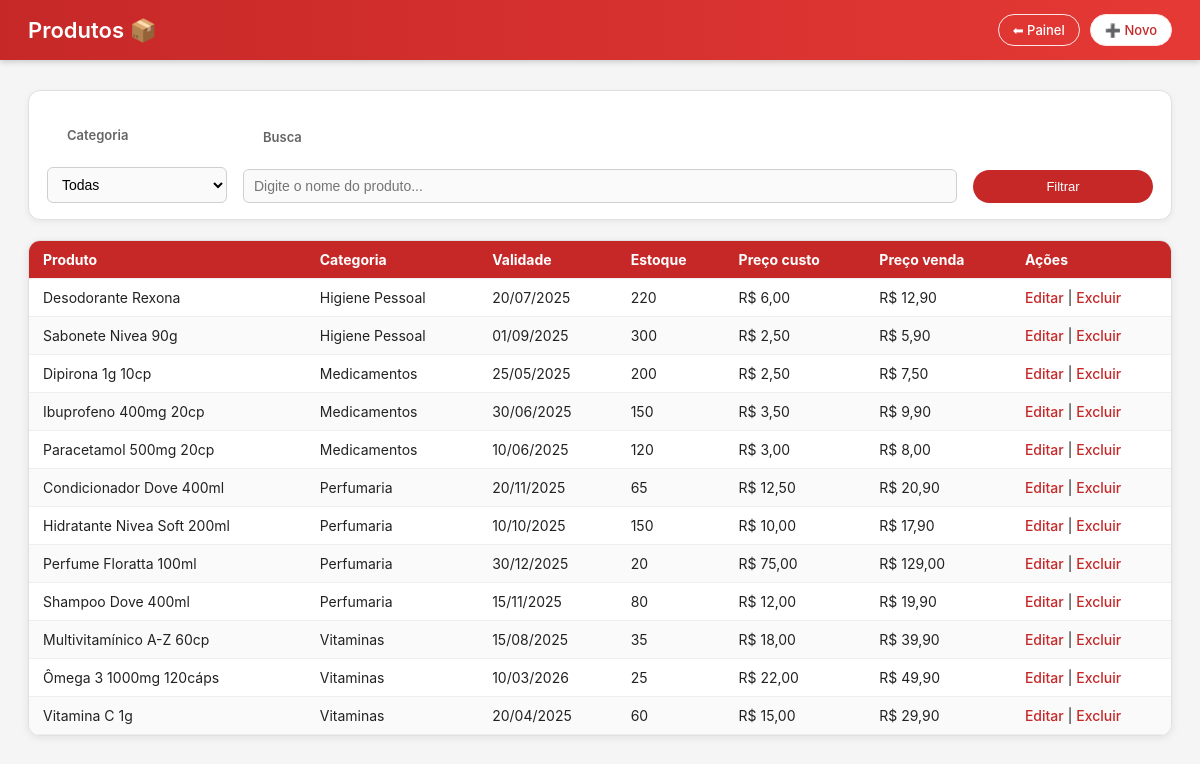
The page /produtos_listar.php (signed in) on the database its author committed.
### tables this page shows
CREATE TABLE produto (
  id INT AUTO_INCREMENT PRIMARY KEY,
  nome VARCHAR(200) NOT NULL,
  id_categoria INT NOT NULL,
  data_validade DATE,
  estoque_atual INT DEFAULT 0,
  preco_custo DECIMAL(10,2) DEFAULT 0.00,
  preco_venda DECIMAL(10,2) DEFAULT 0.00,
  margem_min DECIMAL(5,2) DEFAULT 0.15,
  imposto DECIMAL(5,2) DEFAULT 0.18,
  codigo_barras VARCHAR(50) NULL,
  CONSTRAINT fk_prod_cat3 FOREIGN KEY (id_categoria) REFERENCES categoria(id)
);

CREATE TABLE categoria (
  id INT AUTO_INCREMENT PRIMARY KEY,
  nome VARCHAR(100) NOT NULL
);

### produtos_listar.php (the view, shortened to what this page needs)
<?php
include 'conexao.php';
$termoBusca = trim($_GET['busca'] ?? '');
$sql = "
    SELECT p.*, c.nome AS categoria_nome
    FROM produto p
    JOIN categoria c ON c.id = p.id_categoria
    WHERE 1=1
";
$sql .= " ORDER BY c.nome, p.nome";
$resultadoProdutos = $conn->query($sql);
?>
<!DOCTYPE html>
<html lang="pt-br">
<head>
    <link rel="stylesheet" href="style.css">
</head>
<body>
<header class="topo">
    <div class="topo-left">
        <h1>Produtos 📦</h1>
    </div>
    <div class="topo-right">
        <a href="index.php" class="btn">⬅ Painel</a>
        <a href="produto_novo.php" class="btn primary">➕ Novo</a>
    </div>
</header>
<main class="container">
    <form method="GET" class="toolbar toolbar-wrap">
        <div class="toolbar-item">
            <label class="muted">Categoria</label>
            <select name="categoria" class="input">
                <option value="0">Todas</option>
            </select>
        </div>
        <div class="toolbar-item flex-grow">
            <label class="muted">Busca</label>
            <input
                name="busca"
                class="input"
                placeholder="Digite o nome do produto..."
                value="<?php echo htmlspecialchars($termoBusca) ?>"
            >
        </div>
        <div class="toolbar-item">
            <button class="btn primary">Filtrar</button>
        </div>
    </form>
    <div class="tabela-wrapper">
        <table>
            <thead>
                <tr>
                    <th>Produto</th>
                    <th>Categoria</th>
                    <th>Validade</th>
                    <th>Estoque</th>
                    <th>Preço custo</th>
                    <th>Preço venda</th>
                    <th>Ações</th>
                </tr>
            </thead>
            <tbody>
                <?php if ($resultadoProdutos && $resultadoProdutos->num_rows > 0): ?>
                    <?php while ($produto = $resultadoProdutos->fetch_assoc()):
                        $dataValidade = $produto['data_validade']
                            ? date('d/m/Y', strtotime($produto['data_validade']))
                            : '-';
                        $precoCusto = 'R$ ' . number_format((float)$produto['preco_custo'], 2, ',', '.');
                        $precoVenda = 'R$ ' . number_format((float)$produto['preco_venda'], 2, ',', '.');
                    ?>
                        <tr>
                            <td><?php echo htmlspecialchars($produto['nome']) ?></td>
                            <td><?php echo htmlspecialchars($produto['categoria_nome']) ?></td>
                            <td><?php echo $dataValidade ?></td>
                            <td><?php echo (int)$produto['estoque_atual'] ?></td>
                            <td><?php echo $precoCusto ?></td>
                            <td><?php echo $precoVenda ?></td>
                            <td>
                                <a href="produto_editar.php?id=<?php echo $produto['id'] ?>">Editar</a> |
                                <a href="produto_excluir.php?id=<?php echo $produto['id'] ?>" onclick="return confirm('Confirma excluir?');">Excluir</a>
                            </td>
                        </tr>
                    <?php endwhile; ?>
                <?php else: ?>
                    <tr>
                        <td colspan="7">Nenhum produto encontrado.</td>
                    </tr>
                <?php endif; ?>
            </tbody>
        </table>
    </div>
</main>
</body>
</html>

### style.css (style rules this page uses)
* { margin: 0; padding: 0; box-sizing: border-box; }
body { font-family: 'Inter', system-ui, -apple-system, BlinkMacSystemFont, "Segoe UI", sans-serif; background: #f5f5f5; color: #222; }
a { text-decoration: none; color: inherit; }
.topo { background: linear-gradient(90deg, #c62828, #e53935); color: #ffffff; padding: 14px 28px; display: flex; align-items: center; justify-content: space-between; box-shadow: 0 2px 6px rgba(0,0,0,0.18); }
.topo-left h1 { font-size: 22px; font-weight: 600; }
.topo-right { display: flex; gap: 10px; align-items: center; font-size: 13px; }
.muted { opacity: 0.9; }
.btn { padding: 7px 14px; border-radius: 999px; border: 1px solid #ffe5e5; background: transparent; color: #fff; font-size: 13px; font-weight: 500; cursor: pointer; transition: 0.2s ease; }
.btn.primary { background: #ffffff; color: #c62828; }
.container { max-width: 1200px; margin: 30px auto 40px; padding: 0 28px; }
.toolbar { display: flex; flex-wrap: wrap; gap: 16px; align-items: flex-end; background: #ffffff; border-radius: 12px; padding: 16px 18px; border: 1px solid #e0e0e0; box-shadow: 0 2px 6px rgba(0,0,0,0.06); margin-bottom: 20px; }
.toolbar-item { display: flex; flex-direction: column; min-width: 180px; }
.flex-grow { flex: 1; }
.toolbar label { font-size: 13px; font-weight: 600; margin-bottom: 4px; color: #555; }
.toolbar .input, .toolbar select { padding: 8px 10px; border-radius: 6px; border: 1px solid #cfcfcf; background: #fafafa; font-size: 14px; }
.toolbar .btn.primary { background: #c62828; color: #ffffff; border: none; padding: 9px 18px; border-radius: 999px; }
.tabela-wrapper { background: #ffffff; border-radius: 12px; border: 1px solid #e0e0e0; overflow: hidden; box-shadow: 0 2px 8px rgba(0,0,0,0.08); }
table { width: 100%; border-collapse: collapse; font-size: 14px; }
thead { background: #c62828; color: #ffffff; }
th, td { padding: 10px 14px; border-bottom: 1px solid #eeeeee; text-align: left; }
tbody tr:nth-child(even) { background: #fafafa; }
td a { color: #c62828; font-weight: 500; }
.topo-direita, .muted { padding: 20px }
.cards, { padding: 20px }

### rows shown on the page
produto: nome "Desodorante Rexona", id_categoria.nome "Higiene Pessoal", data_validade "20/07/2025", estoque_atual "220", preco_custo "R$ 6,00", preco_venda "R$ 12,90"
produto: nome "Sabonete Nivea 90g", id_categoria.nome "Higiene Pessoal", data_validade "01/09/2025", estoque_atual "300", preco_custo "R$ 2,50", preco_venda "R$ 5,90"
produto: nome "Dipirona 1g 10cp", id_categoria.nome "Medicamentos", data_validade "25/05/2025", estoque_atual "200", preco_custo "R$ 2,50", preco_venda "R$ 7,50"
produto: nome "Ibuprofeno 400mg 20cp", id_categoria.nome "Medicamentos", data_validade "30/06/2025", estoque_atual "150", preco_custo "R$ 3,50", preco_venda "R$ 9,90"
produto: nome "Paracetamol 500mg 20cp", id_categoria.nome "Medicamentos", data_validade "10/06/2025", estoque_atual "120", preco_custo "R$ 3,00", preco_venda "R$ 8,00"
produto: nome "Condicionador Dove 400ml", id_categoria.nome "Perfumaria", data_validade "20/11/2025", estoque_atual "65", preco_custo "R$ 12,50", preco_venda "R$ 20,90"
produto: nome "Hidratante Nivea Soft 200ml", id_categoria.nome "Perfumaria", data_validade "10/10/2025", estoque_atual "150", preco_custo "R$ 10,00", preco_venda "R$ 17,90"
produto: nome "Perfume Floratta 100ml", id_categoria.nome "Perfumaria", data_validade "30/12/2025", estoque_atual "20", preco_custo "R$ 75,00", preco_venda "R$ 129,00"
produto: nome "Shampoo Dove 400ml", id_categoria.nome "Perfumaria", data_validade "15/11/2025", estoque_atual "80", preco_custo "R$ 12,00", preco_venda "R$ 19,90"
produto: nome "Multivitamínico A-Z 60cp", id_categoria.nome "Vitaminas", data_validade "15/08/2025", estoque_atual "35", preco_custo "R$ 18,00", preco_venda "R$ 39,90"
produto: nome "Ômega 3 1000mg 120cáps", id_categoria.nome "Vitaminas", data_validade "10/03/2026", estoque_atual "25", preco_custo "R$ 22,00", preco_venda "R$ 49,90"
produto: nome "Vitamina C 1g", id_categoria.nome "Vitaminas", data_validade "20/04/2025", estoque_atual "60", preco_custo "R$ 15,00", preco_venda "R$ 29,90"
